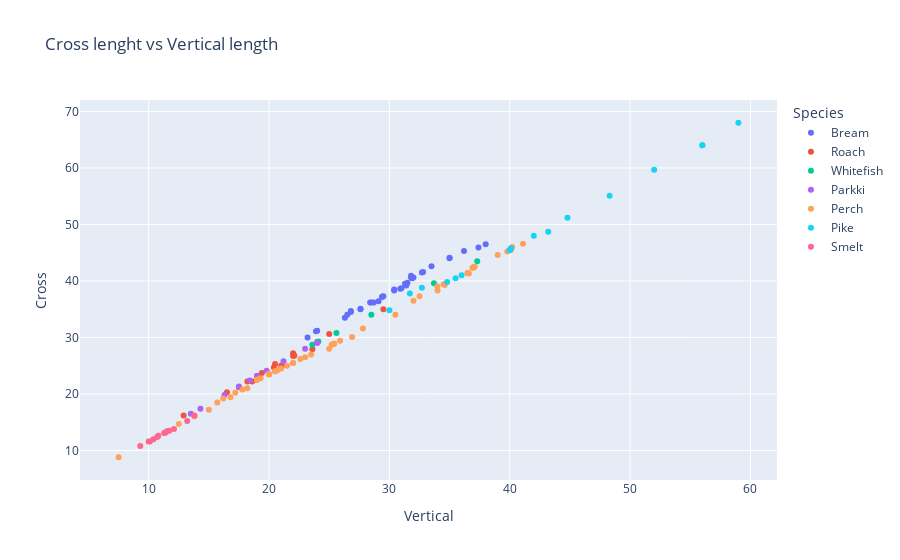

The cell this chart's notebook holds for it:
### Markdown cell above
##### Result: 
##### Just as shown in the distribution of Weigth vs Width, it is observed that Weigth has also a non linear relation with Diagonal Length.
##### Next, By exploring each Species we conclude that:
* 'Pike' fish has a greater Diagonal length to Weight ratio, which means this type of fish is long and narrower than the others

### Code cell
fig = px.scatter(df, y='Cross', x='Vertical', color='Species', title='Cross lenght vs Vertical length')
fig.show()

### Figure 1 — Plotly figure (JSON) as saved in the notebook; plotly's stock layout.template omitted (floating-point values rounded to 4 significant figures)
{"data": [{"hovertemplate": "Species=Bream<br>Vertical=%{x}<br>Cross=%{y}<extra></extra>", "legendgroup": "Bream", "marker": {"color": "#636efa", "symbol": "circle"}, "mode": "markers", "name": "Bream", "orientation": "v", "showlegend": true, "type": "scatter", "x": [23.2, 24, 23.9, 26.3, 26.5, 26.8, 26.8, 27.6, 27.6, 28.5, 28.4, 28.7, 29.1, 29.5, 29.4, 29.4, 30.4, 30.4, 30.9, 31, 31.3, 31.4, 31.5, 31.8, 31.9, 31.8, 32, 32.7, 32.8, 33.5, 35, 35, 36.2, 37.4, 38], "xaxis": "x", "y": [30, 31.2, 31.1, 33.5, 34, 34.7, 34.5, 35, 35.1, 36.2, 36.2, 36.2, 36.4, 37.3, 37.2, 37.2, 38.3, 38.5, 38.6, 38.7, 39.5, 39.2, 39.7, 40.6, 40.5, 40.9, 40.6, 41.5, 41.6, 42.6, 44.1, 44, 45.3, 45.9, 46.5], "yaxis": "y"}, {"hovertemplate": "Species=Roach<br>Vertical=%{x}<br>Cross=%{y}<extra></extra>", "legendgroup": "Roach", "marker": {"color": "#EF553B", "symbol": "circle"}, "mode": "markers", "name": "Roach", "orientation": "v", "showlegend": true, "type": "scatter", "x": [12.9, 16.5, 17.5, 18.2, 18.6, 19, 19.1, 19.4, 20.4, 20.5, 20.5, 21, 21.1, 22, 22, 22.1, 23.6, 24, 25, 29.5], "xaxis": "x", "y": [16.2, 20.3, 21.2, 22.2, 22.2, 22.8, 23.1, 23.7, 24.7, 24.3, 25.3, 25, 25, 27.2, 26.7, 26.8, 27.9, 29.2, 30.6, 35], "yaxis": "y"}, {"hovertemplate": "Species=Whitefish<br>Vertical=%{x}<br>Cross=%{y}<extra></extra>", "legendgroup": "Whitefish", "marker": {"color": "#00cc96", "symbol": "circle"}, "mode": "markers", "name": "Whitefish", "orientation": "v", "showlegend": true, "type": "scatter", "x": [23.6, 24.1, 25.6, 28.5, 33.7, 37.3], "xaxis": "x", "y": [28.7, 29.3, 30.8, 34, 39.6, 43.5], "yaxis": "y"}, {"hovertemplate": "Species=Parkki<br>Vertical=%{x}<br>Cross=%{y}<extra></extra>", "legendgroup": "Parkki", "marker": {"color": "#ab63fa", "symbol": "circle"}, "mode": "markers", "name": "Parkki", "orientation": "v", "showlegend": true, "type": "scatter", "x": [13.5, 14.3, 16.3, 17.5, 18.4, 19, 19, 19.8, 21.2, 23, 24], "xaxis": "x", "y": [16.5, 17.4, 19.8, 21.3, 22.4, 23.2, 23.2, 24.1, 25.8, 28, 29], "yaxis": "y"}, {"hovertemplate": "Species=Perch<br>Vertical=%{x}<br>Cross=%{y}<extra></extra>", "legendgroup": "Perch", "marker": {"color": "#FFA15A", "symbol": "circle"}, "mode": "markers", "name": "Perch", "orientation": "v", "showlegend": true, "type": "scatter", "x": [7.5, 12.5, 13.8, 15, 15.7, 16.2, 16.8, 17.2, 17.8, 18.2, 19, 19, 19, 19.3, 20, 20, 20, 20, 20, 20.5, 20.5, 20.7, 21, 21.5, 22, 22, 22.6, 23, 23.5, 25, 25.2, 25.4, 25.4, 25.4, 25.9, 26.9, 27.8, 30.5, 32, 32.5, 34, 34, 34.5, 34.6, 36.5, 36.5, 36.6, 36.9, 37, 37, 37.1, 39, 39.8, 40.1, 40.2, 41.1], "xaxis": "x", "y": [8.8, 14.7, 16, 17.2, 18.5, 19.2, 19.4, 20.2, 20.8, 21, 22.5, 22.5, 22.5, 22.8, 23.5, 23.5, 23.5, 23.5, 23.5, 24, 24, 24.2, 24.5, 25, 25.5, 25.5, 26.2, 26.5, 27, 28, 28.7, 28.9, 28.9, 28.9, 29.4, 30.1, 31.6, 34, 36.5, 37.3, 39, 38.3, 39.4, 39.3, 41.4, 41.4, 41.3, 42.3, 42.5, 42.4, 42.5, 44.6, 45.2, 45.5, 46, 46.6], "yaxis": "y"}, {"hovertemplate": "Species=Pike<br>Vertical=%{x}<br>Cross=%{y}<extra></extra>", "legendgroup": "Pike", "marker": {"color": "#19d3f3", "symbol": "circle"}, "mode": "markers", "name": "Pike", "orientation": "v", "showlegend": true, "type": "scatter", "x": [30, 31.7, 32.7, 34.8, 35.5, 36, 40, 40, 40.1, 42, 43.2, 44.8, 48.3, 52, 56, 56, 59], "xaxis": "x", "y": [34.8, 37.8, 38.8, 39.8, 40.5, 41, 45.5, 45.5, 45.8, 48, 48.7, 51.2, 55.1, 59.7, 64, 64, 68], "yaxis": "y"}, {"hovertemplate": "Species=Smelt<br>Vertical=%{x}<br>Cross=%{y}<extra></extra>", "legendgroup": "Smelt", "marker": {"color": "#FF6692", "symbol": "circle"}, "mode": "markers", "name": "Smelt", "orientation": "v", "showlegend": true, "type": "scatter", "x": [9.3, 10, 10.1, 10.4, 10.7, 10.8, 11.3, 11.3, 11.4, 11.5, 11.7, 12.1, 13.2, 13.8], "xaxis": "x", "y": [10.8, 11.6, 11.6, 12, 12.4, 12.6, 13.1, 13.1, 13.2, 13.4, 13.5, 13.8, 15.2, 16.2], "yaxis": "y"}], "layout": {"legend": {"title": {"text": "Species"}, "tracegroupgap": 0}, "title": {"text": "Cross lenght vs Vertical length"}, "xaxis": {"anchor": "y", "domain": [0, 1], "title": {"text": "Vertical"}}, "yaxis": {"anchor": "x", "domain": [0, 1], "title": {"text": "Cross"}}}}
